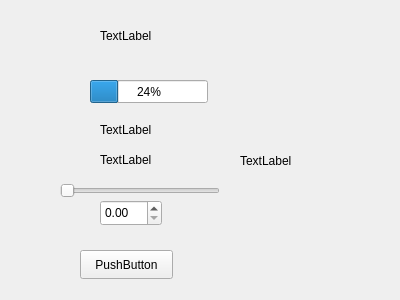
<?xml version="1.0" encoding="UTF-8"?>
<ui version="4.0">
 <class>BatteryMonitor</class>
 <widget class="QWidget" name="BatteryMonitor">
  <property name="geometry">
   <rect>
    <x>0</x>
    <y>0</y>
    <width>400</width>
    <height>300</height>
   </rect>
  </property>
  <property name="windowTitle">
   <string>Form</string>
  </property>
  <widget class="QLabel" name="lblStatus">
   <property name="geometry">
    <rect>
     <x>100</x>
     <y>10</y>
     <width>171</width>
     <height>51</height>
    </rect>
   </property>
   <property name="text">
    <string>TextLabel</string>
   </property>
  </widget>
  <widget class="QProgressBar" name="progressBar">
   <property name="geometry">
    <rect>
     <x>90</x>
     <y>80</y>
     <width>118</width>
     <height>23</height>
    </rect>
   </property>
   <property name="value">
    <number>24</number>
   </property>
  </widget>
  <widget class="QLabel" name="lblPercentage">
   <property name="geometry">
    <rect>
     <x>100</x>
     <y>120</y>
     <width>63</width>
     <height>20</height>
    </rect>
   </property>
   <property name="text">
    <string>TextLabel</string>
   </property>
  </widget>
  <widget class="QLabel" name="lblVoltage">
   <property name="geometry">
    <rect>
     <x>100</x>
     <y>150</y>
     <width>63</width>
     <height>20</height>
    </rect>
   </property>
   <property name="text">
    <string>TextLabel</string>
   </property>
  </widget>
  <widget class="QSlider" name="sliderVoltage">
   <property name="geometry">
    <rect>
     <x>60</x>
     <y>180</y>
     <width>160</width>
     <height>22</height>
    </rect>
   </property>
   <property name="orientation">
    <enum>Qt::Orientation::Horizontal</enum>
   </property>
  </widget>
  <widget class="QDoubleSpinBox" name="spinVoltage">
   <property name="geometry">
    <rect>
     <x>100</x>
     <y>200</y>
     <width>62</width>
     <height>26</height>
    </rect>
   </property>
  </widget>
  <widget class="QPushButton" name="btnReset">
   <property name="geometry">
    <rect>
     <x>80</x>
     <y>250</y>
     <width>93</width>
     <height>29</height>
    </rect>
   </property>
   <property name="text">
    <string>PushButton</string>
   </property>
  </widget>
  <widget class="QLabel" name="lblCellInfo">
   <property name="geometry">
    <rect>
     <x>240</x>
     <y>150</y>
     <width>111</width>
     <height>21</height>
    </rect>
   </property>
   <property name="text">
    <string>TextLabel</string>
   </property>
  </widget>
 </widget>
 <resources/>
 <connections/>
</ui>
